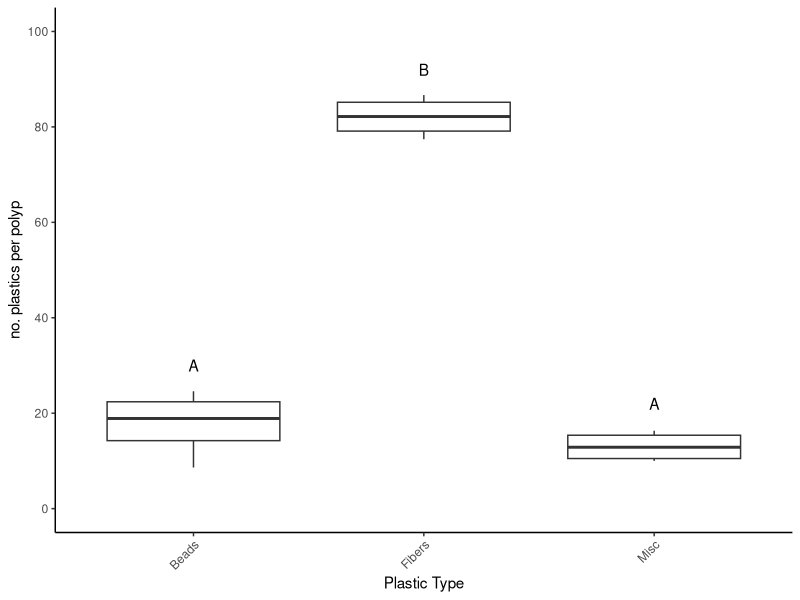
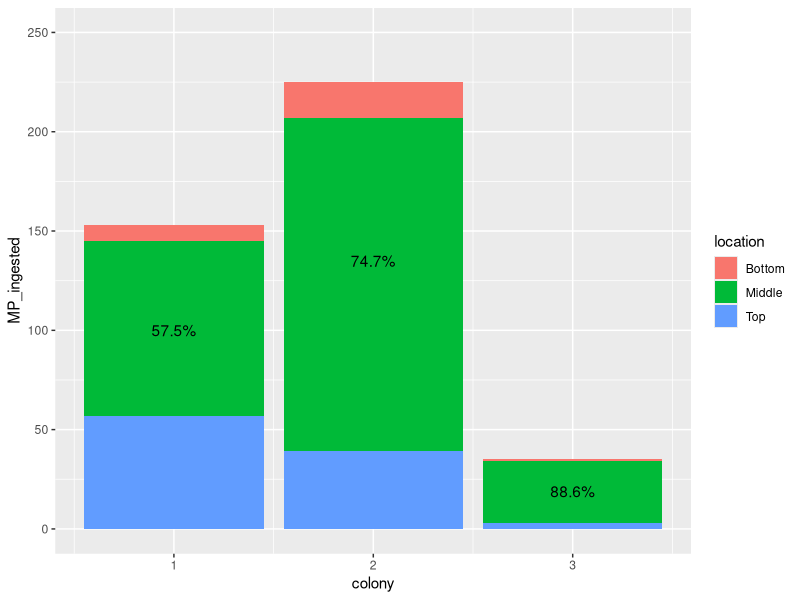
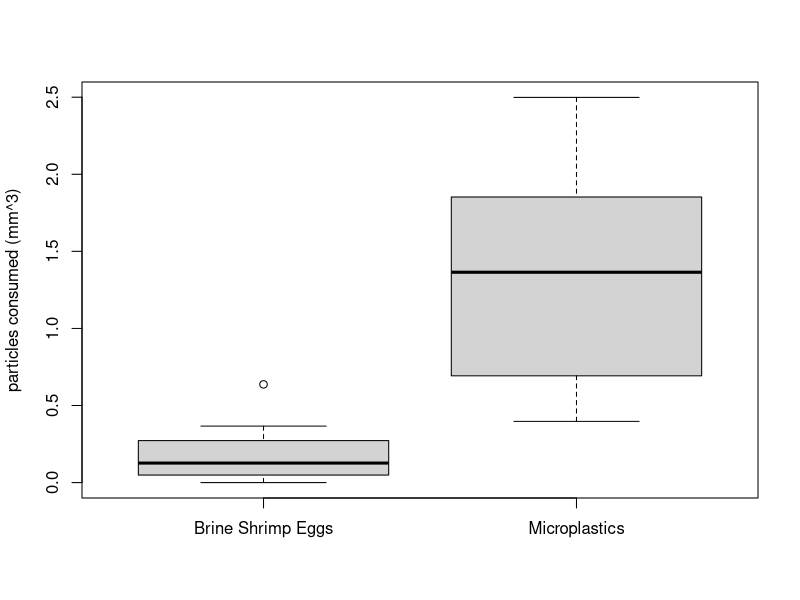
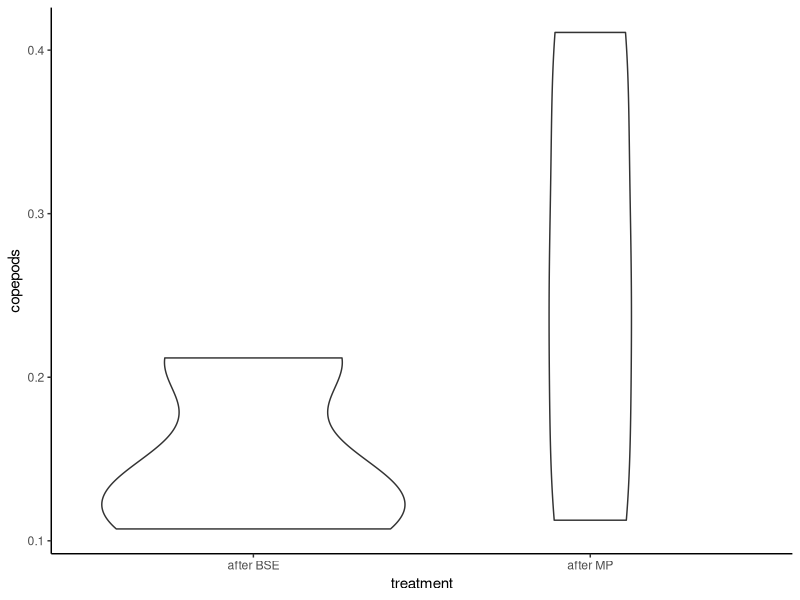
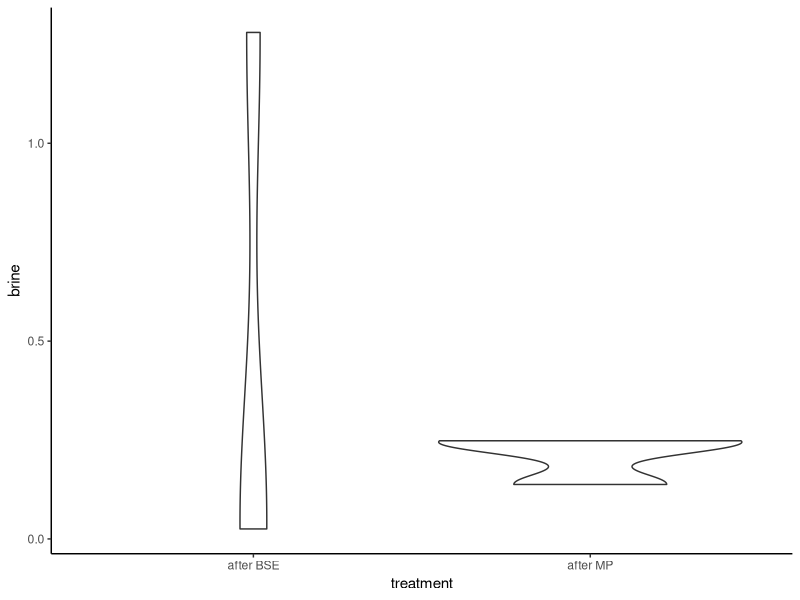
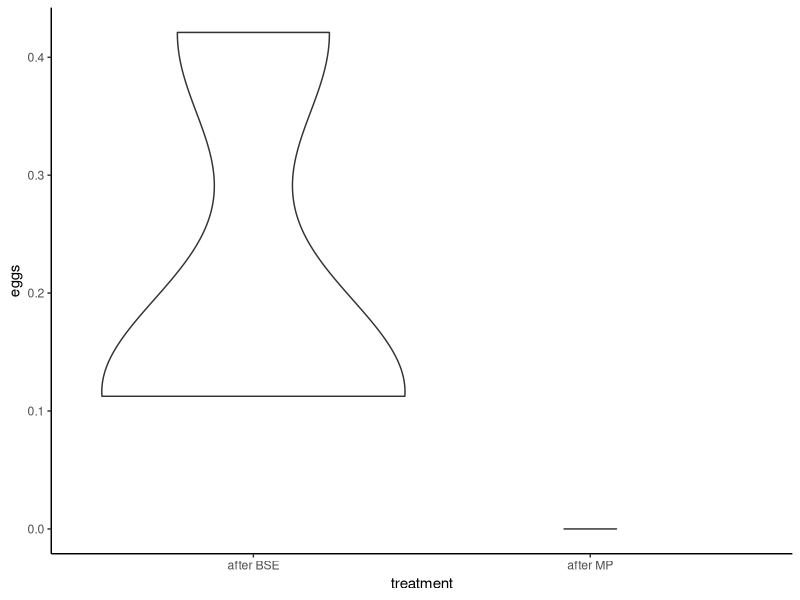
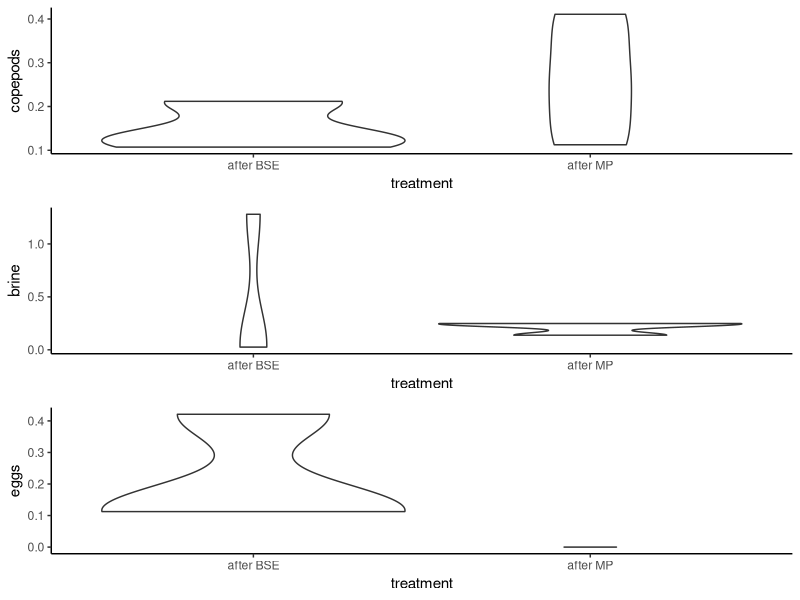
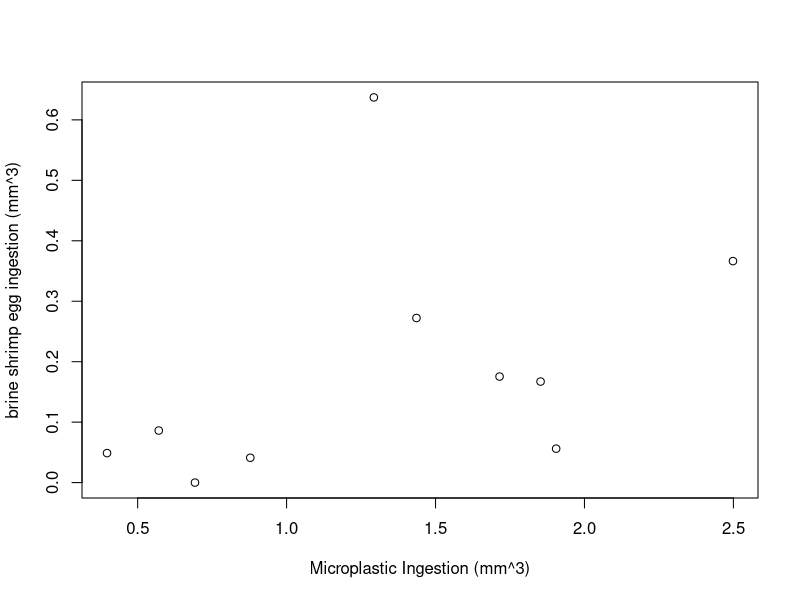

These figures' R source, in order:
## ---- chunk 1
knitr::opts_chunk$set(echo = TRUE)
## ---- chunk 2
install.packages("readxl")
## ---- chunk 3
library(readxl)
library(readxl)
library(ggplot2)
library(dplyr)
library(gridExtra)
## ---- chunk 4
Figure_1 <- read_excel("individual_project.xlsx", 
    sheet = "GP-Fig.1")
summary(Figure_1)
## ---- chunk 5
ggplot(data=Figure_1,aes(x=MP_type,y=MP_count))+geom_boxplot()+xlab("Plastic Type")+ylab("no. plastics per polyp")+scale_y_continuous(lim=c(0,100),breaks=c(0,20,40,60,80,100))+theme_classic()+annotate("text", x = "Beads", y = 30, label = "A")+annotate("text", x = "Fibers", y = 92, label = "B")+annotate("text", x = "Misc", y = 22, label = "A")+theme(axis.text.x = element_text(angle = 45, hjust = 1))
## ---- chunk 6
Figure_2 <- read_excel("individual_project.xlsx", 
    sheet = "GP-Fig.2")
summary(Figure_2)
names(Figure_2)
## ---- chunk 7
plot_2 <- ggplot(Figure_2, aes(x=colony,y=MP_ingested))
plot_2 + geom_histogram(stat="identity",aes(fill=location))+annotate("text", x = 1, y = 100, label = "57.5%")+annotate("text", x = 2, y = 135, label = "74.7%")+annotate("text", x = 3, y = 19, label = "88.6%")+scale_y_continuous(lim=c(0,250),breaks=c(0,50,100,150,200,250))
## ---- chunk 8
Figure_3 <- read_excel("individual_project.xlsx", 
     sheet = "GP-Fig.3")
summary(Figure_3)
boxplot(Figure_3, ylab="particles consumed (mm^3)")
## ---- chunk 9
Fig.4_plot.1 <- read_excel("individual_project.xlsx", 
    sheet = "GP-Fig.4-Cope")
summary(Fig.4_plot.1)
## ---- chunk 10
Figure_4_plot_1 <- ggplot(Fig.4_plot.1, aes(x=treatment,y=copepods))
copepods <- Figure_4_plot_1 + geom_violin()+theme_classic()
copepods
## ---- chunk 11
Fig.4_plot.2 <- read_excel("individual_project.xlsx", 
    sheet = "GP-Fig.4-Brine")
summary(Fig.4_plot.2)
## ---- chunk 12
Figure_4_plot_2 <- ggplot(Fig.4_plot.2, aes(x=treatment,y=brine))
brine <- Figure_4_plot_2 + geom_violin()+theme_classic()
brine
## ---- chunk 13
Fig.4_plot.3 <- read_excel("individual_project.xlsx", 
    sheet = "GP-Fig.4-Egg")
summary(Fig.4_plot.3)
## ---- chunk 14
Figure_4_plot_3 <- ggplot(Fig.4_plot.3, aes(x=treatment,y=eggs))
eggs <- Figure_4_plot_3 + geom_violin()+theme_classic()
eggs
## ---- chunk 15
grid.arrange(copepods, brine, eggs)
## ---- chunk 16
Figure_5 <- read_excel("individual_project.xlsx", 
    sheet = "GP-Fig.5")
summary(Figure_5)
plot(Figure_5)
## ---- chunk 17
plot_5 <- ggplot(Figure_5, aes(x="brine shrimp egg ingestion (mm^3)",y="Microplastic Ingestion (mm^3)"))
plot_5 + geom_jitter() + theme_classic()
